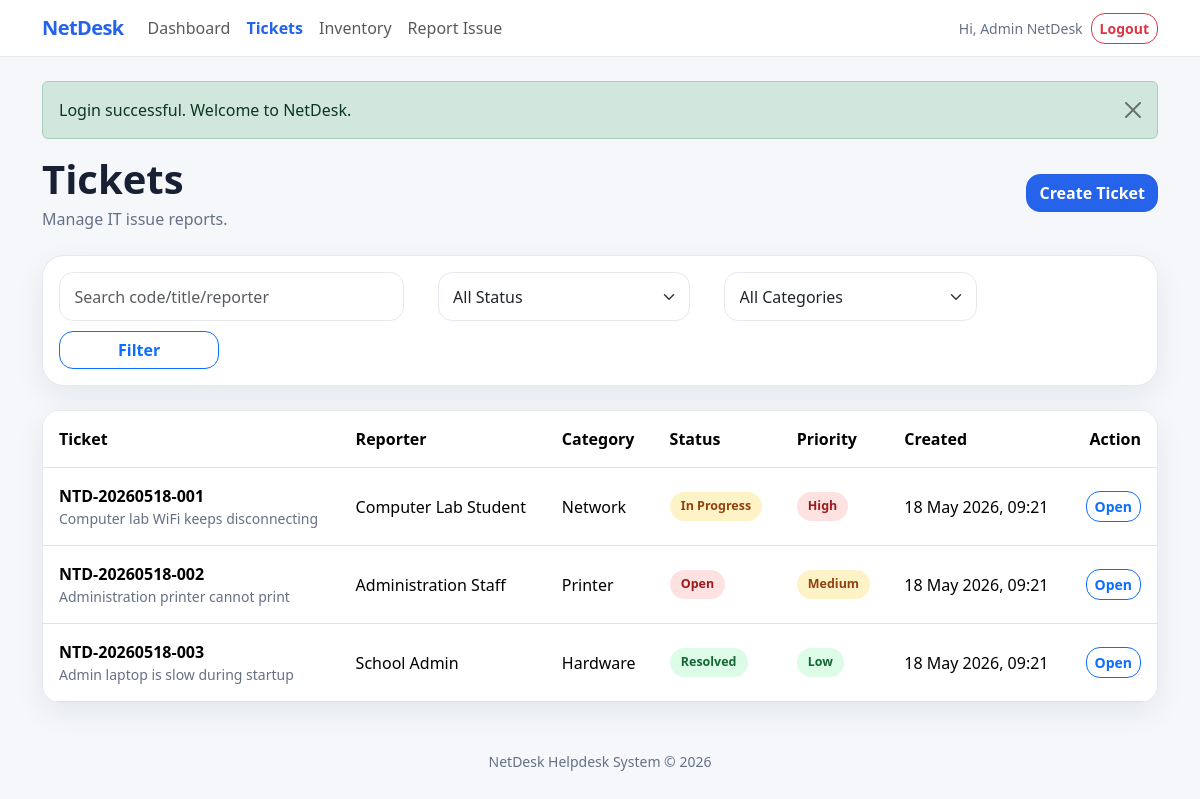
Screenshot of /tickets/index.php (signed in) with the database file from the repository.
### tables this page shows
CREATE TABLE `tickets` (
  `id` INT UNSIGNED NOT NULL AUTO_INCREMENT,
  `ticket_code` VARCHAR(40) NOT NULL UNIQUE,
  `title` VARCHAR(180) NOT NULL,
  `category` ENUM('Network','Hardware','Software','Printer','Account','Other') NOT NULL DEFAULT 'Other',
  `priority` ENUM('Low','Medium','High') NOT NULL DEFAULT 'Low',
  `reporter_name` VARCHAR(120) NOT NULL,
  `reporter_email` VARCHAR(160) NULL,
  `description` TEXT NOT NULL,
  `status` ENUM('Open','In Progress','Resolved','Closed') NOT NULL DEFAULT 'Open',
  `created_by` INT UNSIGNED NULL,
  `created_at` TIMESTAMP NOT NULL DEFAULT CURRENT_TIMESTAMP,
  `updated_at` TIMESTAMP NULL DEFAULT NULL ON UPDATE CURRENT_TIMESTAMP,
  PRIMARY KEY (`id`),
  KEY `idx_ticket_status` (`status`),
  KEY `idx_ticket_category` (`category`),
  KEY `idx_ticket_priority` (`priority`),
  CONSTRAINT `fk_ticket_creator` FOREIGN KEY (`created_by`) REFERENCES `users` (`id`) ON DELETE SET NULL
);

### tickets/index.php (the view, shortened to what this page needs)
<?php
require_once __DIR__ . '/../includes/auth.php';
$search = trim($_GET['search'] ?? '');
$params = [];
$sql = 'SELECT * FROM tickets';
$sql .= ' ORDER BY created_at DESC';
$stmt = $pdo->prepare($sql);
$stmt->execute($params);
$tickets = $stmt->fetchAll();
require_once __DIR__ . '/../includes/header.php';
?>
<div class="d-flex flex-column flex-md-row justify-content-between align-items-md-center gap-3 mb-4">
    <div>
        <h1 class="fw-bold mb-1">Tickets</h1>
        <p class="text-muted mb-0">Manage IT issue reports.</p>
    </div>
    <a class="btn btn-primary" href="create.php">Create Ticket</a>
</div>
<div class="app-card p-3 mb-4">
    <form class="row search-row" method="get">
        <div class="col-md-4">
            <input type="text" name="search" class="form-control" placeholder="Search code/title/reporter" value="<?= e($search) ?>">
        </div>
        <div class="col-md-3">
            <select name="status" class="form-select">
                <option value="">All Status</option>
            </select>
        </div>
        <div class="col-md-3">
            <select name="category" class="form-select">
                <option value="">All Categories</option>
            </select>
        </div>
        <div class="col-md-2 d-grid">
            <button class="btn btn-outline-primary" type="submit">Filter</button>
        </div>
    </form>
</div>
<div class="table-card">
    <div class="table-responsive">
        <table class="table mb-0">
            <thead>
            <tr>
                <th>Ticket</th>
                <th>Reporter</th>
                <th>Category</th>
                <th>Status</th>
                <th>Priority</th>
                <th>Created</th>
                <th class="text-end">Action</th>
            </tr>
            </thead>
            <tbody>
            <?php foreach ($tickets as $ticket): ?>
                <tr>
                    <td>
                        <div class="fw-bold"><?= e($ticket['ticket_code']) ?></div>
                        <div class="text-muted small"><?= e($ticket['title']) ?></div>
                    </td>
                    <td><?= e($ticket['reporter_name']) ?></td>
                    <td><?= e($ticket['category']) ?></td>
                    <td><?= status_badge($ticket['status']) ?></td>
                    <td><?= priority_badge($ticket['priority']) ?></td>
                    <td><?= pretty_date($ticket['created_at']) ?></td>
                    <td class="text-end">
                        <a href="view.php?id=<?= (int) $ticket['id'] ?>" class="btn btn-sm btn-outline-primary">Open</a>
                    </td>
                </tr>
            <?php endforeach; ?>
            </tbody>
        </table>
    </div>
</div>
<?php require_once __DIR__ . '/../includes/footer.php'; ?>

### includes/functions.php (shortened to what this page needs)
<?php
function e(?string $value): string
{
    return htmlspecialchars($value ?? '', ENT_QUOTES, 'UTF-8');
}
function status_badge(string $status): string
{
    $class = match ($status) {
        'Open' => 'badge-open',
        'In Progress' => 'badge-progress',
        'Resolved' => 'badge-resolved',
        'Closed' => 'badge-closed',
        default => 'badge-muted',
    };
    return '<span class="status-badge ' . $class . '">' . e($status) . '</span>';
}
function priority_badge(string $priority): string
{
    $class = match ($priority) {
        'High' => 'priority-high',
        'Medium' => 'priority-medium',
        'Low' => 'priority-low',
        default => 'priority-low',
    };
    return '<span class="priority-badge ' . $class . '">' . e($priority) . '</span>';
}
function pretty_date(?string $date): string
{
    return date('d M Y, H:i', strtotime($date));
}

### static/css/style.css (style rules this page uses)
:root { --bg: #f5f7fb; --card: #ffffff; --text: #182033; --muted: #667085; --border: #e6e8ef; --primary: #2563eb; --primary-dark: #1e40af; --danger: #dc2626; --success: #16a34a; --warning: #d97706; --shadow: 0 10px 30px rgba(15, 23, 42, 0.07); }
body { background: var(--bg); color: var(--text); min-height: 100vh; }
.hero-card, .app-card { background: var(--card); border: 1px solid var(--border); border-radius: 22px; box-shadow: var(--shadow); }
.text-muted { color: var(--muted) !important; }
.table-card { background: var(--card); border: 1px solid var(--border); border-radius: 18px; overflow: hidden; box-shadow: var(--shadow); }
.table > :not(caption) > * > * { padding: 1rem; vertical-align: middle; }
.form-control, .form-select { border-radius: 14px; border-color: var(--border); padding: 0.72rem 0.9rem; }
.btn { border-radius: 14px; font-weight: 700; }
.btn-primary { background: var(--primary); border-color: var(--primary); }
.status-badge, .priority-badge { display: inline-flex; align-items: center; border-radius: 999px; padding: 0.35rem 0.7rem; font-size: 0.78rem; font-weight: 800; white-space: nowrap; }
.badge-open, .priority-high { background: #fee2e2; color: #991b1b; }
.badge-progress, .priority-medium { background: #fef3c7; color: #92400e; }
.badge-resolved, .priority-low { background: #dcfce7; color: #166534; }
.search-row { gap: 10px; }

### rows the page displays
tickets: ticket_code "NTD-20260518-001", title "Computer lab WiFi keeps disconnecting", reporter_name "Computer Lab Student", category "Network", status "In Progress", priority "High", created_at "18 May 2026, 09:21"
tickets: ticket_code "NTD-20260518-002", title "Administration printer cannot print", reporter_name "Administration Staff", category "Printer", status "Open", priority "Medium", created_at "18 May 2026, 09:21"
tickets: ticket_code "NTD-20260518-003", title "Admin laptop is slow during startup", reporter_name "School Admin", category "Hardware", status "Resolved", priority "Low", created_at "18 May 2026, 09:21"

### other values shown
$user['name'] "Admin NetDesk"
$flash['message'] "Login successful. Welcome to NetDesk."
